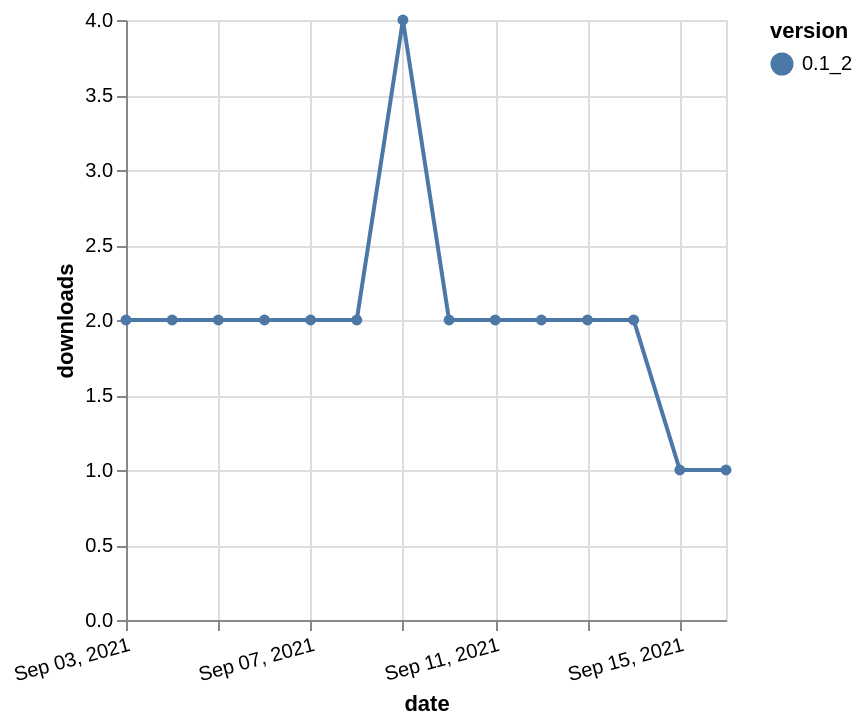

Source (Vega-Lite JSON):
### Vega-Lite specification from a JSON file in a GitHub repository (floating-point values rounded to 4 significant figures)
{"$schema": "https://vega.github.io/schema/vega-lite/v5.json", "description": "A simple bar chart with embedded data.", "data": {"values": [{"date": "2021-09-03", "total": 2709, "delta": 2, "version": "0.1_2"}, {"date": "2021-09-04", "total": 2711, "delta": 2, "version": "0.1_2"}, {"date": "2021-09-05", "total": 2713, "delta": 2, "version": "0.1_2"}, {"date": "2021-09-06", "total": 2715, "delta": 2, "version": "0.1_2"}, {"date": "2021-09-07", "total": 2717, "delta": 2, "version": "0.1_2"}, {"date": "2021-09-08", "total": 2719, "delta": 2, "version": "0.1_2"}, {"date": "2021-09-09", "total": 2723, "delta": 4, "version": "0.1_2"}, {"date": "2021-09-10", "total": 2725, "delta": 2, "version": "0.1_2"}, {"date": "2021-09-11", "total": 2727, "delta": 2, "version": "0.1_2"}, {"date": "2021-09-12", "total": 2729, "delta": 2, "version": "0.1_2"}, {"date": "2021-09-13", "total": 2731, "delta": 2, "version": "0.1_2"}, {"date": "2021-09-14", "total": 2733, "delta": 2, "version": "0.1_2"}, {"date": "2021-09-15", "total": 2734, "delta": 1, "version": "0.1_2"}, {"date": "2021-09-16", "total": 2735, "delta": 1, "version": "0.1_2"}]}, "width": "container", "mark": {"type": "line", "point": {"filled": true}}, "encoding": {"x": {"field": "date", "type": "temporal", "timeUnit": "yearmonthdate", "title": "date", "axis": {"labelAngle": -15}}, "y": {"field": "delta", "type": "quantitative", "title": "downloads"}, "color": {"field": "version", "type": "nominal"}, "tooltip": {"field": "delta"}}}
